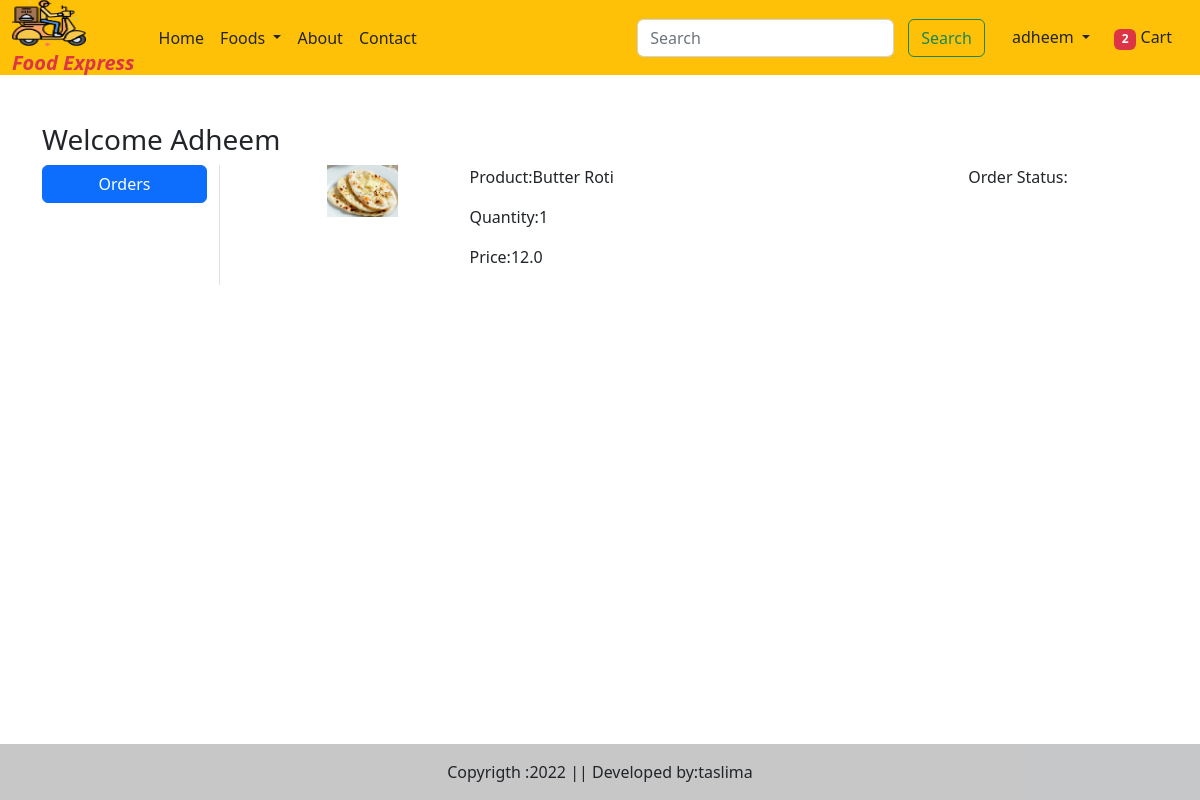
/orders/ (signed in), run on an earlier commit of the app's database.
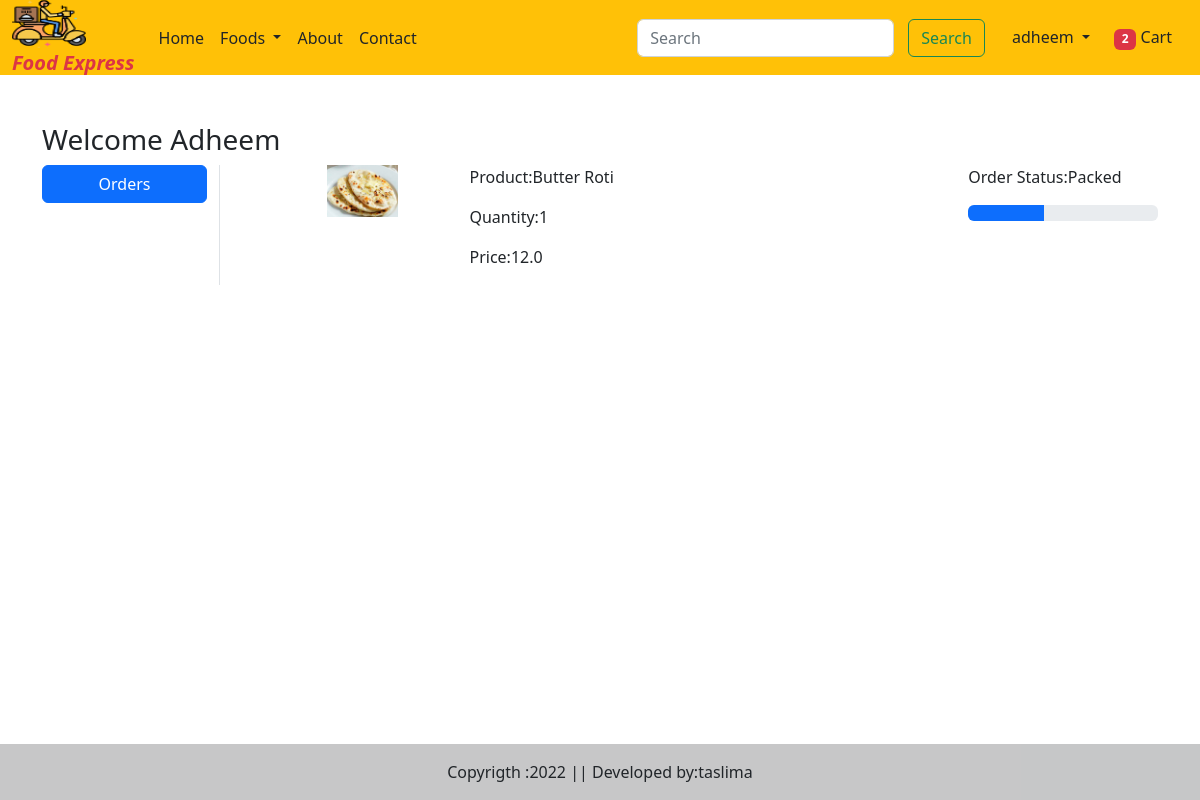
And on a later commit of the database.
### myapp/models.py (models this page shows, shortened)
class OrderPlaced(models.Model):
    user=models.ForeignKey(User,on_delete=models.CASCADE,null=True)
    customer=models.ForeignKey(Customer,on_delete=models.CASCADE,null=True)
    product=models.ForeignKey(Food,on_delete=models.CASCADE,null=True)
    payment=models.ForeignKey(Payment,on_delete=models.CASCADE,null=True)
    quantity=models.PositiveIntegerField(default=1)
    ordered_date=models.DateTimeField(auto_now_add=True)
    status=models.CharField(max_length=50,choices=STATUS_CHOICES)
    @property
    def total_cost(self):
        return self.quantity * self.product.discount_price

class Food(models.Model):
    CATEGORY_CHOICES=(
        ('bi','Biriyani'),
        ('pz','Pizza'),
        ('br','Burger'),
        ('sh','Shawarma'),
        ('ch','Chicken'),
        ('pr','Paratha'),
        ('sw','Sandwich'),
        ('ds','Dosa'),
        ('fr','Fried Rice'),
        ('nd','Noodles'),
        ('md','Mandhi'),
    )
    name=models.CharField(max_length=50)
    category=models.CharField(choices=CATEGORY_CHOICES,max_length=2)
    description=models.TextField()
    active=models.BooleanField()
    price=models.FloatField()
    discount_price=models.FloatField()
    is_veg=models.BooleanField()
    food_image=models.ImageField(upload_to='Dishes')

### myapp/views.py (the view)
# urls.py: path('orders/',views.orders,name='orders'),
def orders(request):
    order_placed=OrderPlaced.objects.filter(user=request.user)
    if request.user.is_authenticated:
        totalitem=len(Cart.objects.filter(user=request.user))
    return render(request,'orders.html',locals())

### myapp/templates/orders.html (shortened to what this page needs)
{% extends 'base.html' %}
{% load static %}
{% block main-content %}
<div class="container my-5">
    <div class="row">
        <h3>Welcome <span class="text-capitalize">{{request.user}}</span></h3>
        <div class="col-sm-2 border-end">
            <ul class="list-unstyled">
                <li class="d-grid">
                    <a href="{% url 'orders' %}" class="btn btn-primary">Orders</a>
                </li>
            </ul>
        </div>
        <div class="col-sm-9 offset-sm-1">
            {% for op in order_placed %}
            <div class="row">
                <div class="col-sm-2">
                    <img src="{{op.product.food_image.url}}" alt="" class="img-fluid" height="100" width="100">
                </div>
                <div class="col-sm-7">
                    <p>Product:{{op.product.name}}</p>
                    <p>Quantity:{{op.quantity}}</p>
                    <p>Price:{{op.total_cost}}</p>
                </div>
                <div class="col-sm-3">
                    <p>Order Status:{{op.status}}</p>
                    {% if op.status == 'Packed' %}
                    <div class="progress">
                        <div class="progress-bar" role="progressbar" style="width: 40%;" aria-valuenow="40" aria-valuemin="0"
                        aria-valuemax="100"></div>
                    </div>
                    {% endif %}
                </div>
            </div>
            {% endfor %}
        </div>
    </div>
</div>
{% endblock main-content %}

What changed in the data, as far as the page shows it:
changed OrderPlaced "Butter Roti": status (not shown) → "Packed"
